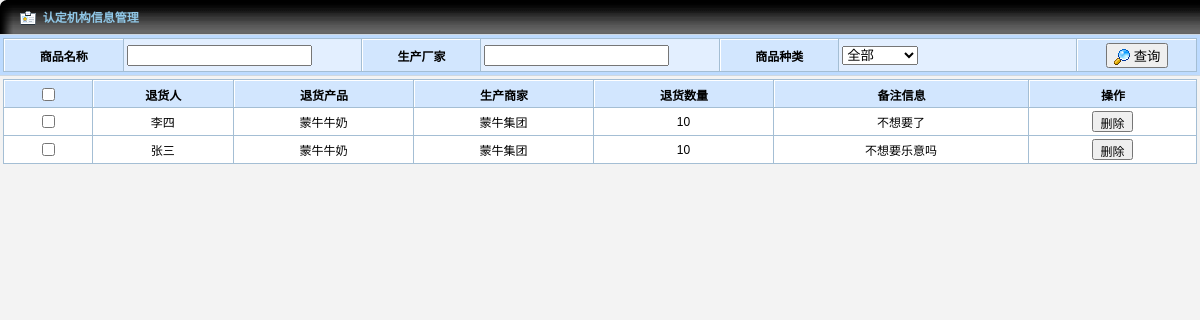
Screenshot of /back/back_list_detail.php with the database file from the repository.
### tables this page shows
CREATE TABLE IF NOT EXISTS `m_suppliers` (
  `ms_id` int(11) NOT NULL AUTO_INCREMENT,
  `ms_name` varchar(20) NOT NULL,
  `ms_owner` varchar(10) NOT NULL,
  `ms_tel` varchar(11) NOT NULL,
  `ms_add` varchar(200) NOT NULL,
  PRIMARY KEY (`ms_id`)
);

CREATE TABLE IF NOT EXISTS `m_back` (
  `mback_id` int(11) NOT NULL AUTO_INCREMENT,
  `mc_id` int(11) NOT NULL,
  `mback_num` int(11) NOT NULL,
  `mback_note` varchar(50) NOT NULL,
  `mback_own` varchar(50) NOT NULL,
  PRIMARY KEY (`mback_id`)
);

CREATE TABLE IF NOT EXISTS `m_commodity` (
  `mc_id` int(11) NOT NULL AUTO_INCREMENT,
  `mc_name` varchar(20) NOT NULL,
  `mc_image` varchar(100) NOT NULL,
  `mt_id` int(11) NOT NULL,
  `ms_id` int(11) NOT NULL,
  `mc_money` double NOT NULL,
  `mc_num` int(11) NOT NULL,
  `mc_uptime` date NOT NULL,
  `mc_downtime` date NOT NULL,
  PRIMARY KEY (`mc_id`)
);

### back/back_list_detail.php (the view, shortened to what this page needs)
<?php
include 'PHP/daconnect.php';
$e_sql="SELECT * FROM `m_suppliers`,`m_commodity`,`m_back` where m_back.mc_id=m_commodity.mc_id and m_suppliers.ms_id=m_commodity.ms_id ";
$result=mysqli_query($con, $e_sql);
while ($r=mysqli_fetch_row($result)){
	echo "<TR>";
	echo "<TD align='center'><input type='checkbox' name=\"test\" id='checkbox2'></TD>";
	echo "<TD align='center'>".$r[18]."</TD>";
	echo "<TD align='center' id=\"commodity_name\" ondblclick=\"doclick_comm(this)\">".$r[6]."</TD>";
	echo "<TD align='center' id=\"producer_name\" ondblclick=\"doclick_supp(this)\">".$r[1]."</TD>";
	echo "<TD align='center'>".$r[16]."</TD>";
	echo "<TD align='center'>".$r[17]."</TD>";
	echo "<TD width='160' align='center'><input type=\"button\" style='height:21px; font-size:12px' onClick=\"gettddate()\" value=\"删除\"/> </TD></TR>";
}?>

### back/CSS/table.css (style rules this page uses)
BODY { FONT-SIZE: 9pt; MARGIN: 0px; FONT-FAMILY: Arial, "����"; BACKGROUND-COLOR: #f3f3f3; SCROLLBAR-FACE-COLOR: #dee3e7; SCROLLBAR-HIGHLIGHT-COLOR: #ffffff; SCROLLBAR-SHADOW-COLOR: #dee3e7; SCROLLBAR-3DLIGHT-COLOR: #d1d7dc; SCROLLBAR-ARROW-COLOR: #006699; SCROLLBAR-TRACK-COLOR: #efefef; SCROLLBAR-DARKSHADOW-COLOR: #98aab1; }
TD { FONT-SIZE: 9pt; FONT-FAMILY: Arial, "����" }
TH { COLOR: #FFFFFF; FONT-SIZE: 9pt; FONT-FAMILY: Arial, "����" }
img { border:0px }
table.table1 { background-color:#a4bed4; font-size: 12px; }
table.table1 th { BORDER-left: #FFFFFF 1px solid; BORDER-top: #FFFFFF 1px solid; height:27px; color:#000; background-image: url(../images/th_bg.gif); background-repeat:repeat-x; background-color: #d2e6fe; }
table.table1 tr { background-color:#ffffff; height:27px; }
table.table1 tr { background-color:#ffffff; }
table.table1 td.BGCgray { background-color:#e3efff; }

### rows the page displays
m_suppliers: m_back.mback_own "李四", m_commodity.mc_name "蒙牛牛奶", ms_name "蒙牛集团", m_back.mback_num "10", m_back.mback_note "不想要了", m_back.mback_own "张三", m_back.mback_note "不想要乐意吗"
